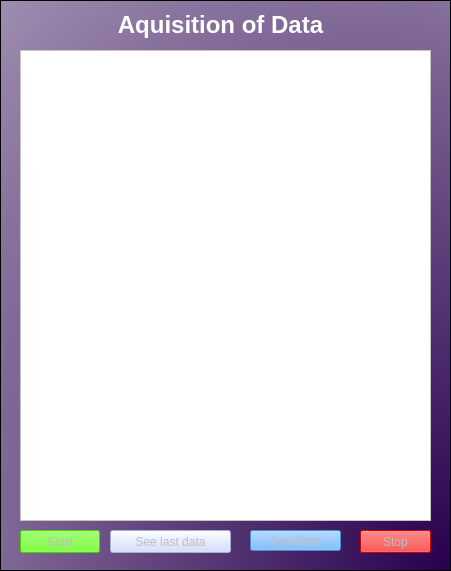
   <widget class="QFrame" name="frame_5">
    <property name="enabled">
     <bool>true</bool>
    </property>
    <property name="geometry">
     <rect>
      <x>760</x>
      <y>30</y>
      <width>451</width>
      <height>571</height>
     </rect>
    </property>
    <property name="styleSheet">
     <string notr="true">background-color: qradialgradient(spread:pad, cx:0.531, cy:0.664773, radius:2, fx:1, fy:1, stop:0 rgba(40, 0, 78, 255), stop:1 rgba(255, 255, 255, 255));</string>
    </property>
    <property name="frameShape">
     <enum>QFrame::StyledPanel</enum>
    </property>
    <property name="frameShadow">
     <enum>QFrame::Raised</enum>
    </property>
    <widget class="QLabel" name="label_5">
     <property name="geometry">
      <rect>
       <x>0</x>
       <y>10</y>
       <width>441</width>
       <height>31</height>
      </rect>
     </property>
     <property name="styleSheet">
      <string notr="true">background-color: rgba(0, 0, 0, 0);</string>
     </property>
     <property name="text">
      <string>&lt;html&gt;&lt;head/&gt;&lt;body&gt;&lt;p align=&quot;center&quot;&gt;&lt;span style=&quot; font-size:18pt; font-weight:600; color:#ffffff;&quot;&gt;Aquisition of Data&lt;/span&gt;&lt;/p&gt;&lt;/body&gt;&lt;/html&gt;</string>
     </property>
    </widget>
    <widget class="QScrollArea" name="scrollArea">
     <property name="geometry">
      <rect>
       <x>20</x>
       <y>50</y>
       <width>411</width>
       <height>471</height>
      </rect>
     </property>
     <property name="sizePolicy">
      <sizepolicy hsizetype="Fixed" vsizetype="Fixed">
       <horstretch>0</horstretch>
       <verstretch>0</verstretch>
      </sizepolicy>
     </property>
     <property name="cursor" stdset="0">
      <cursorShape>IBeamCursor</cursorShape>
     </property>
     <property name="mouseTracking">
      <bool>true</bool>
     </property>
     <property name="acceptDrops">
      <bool>true</bool>
     </property>
     <property name="toolTip">
      <string>&lt;html&gt;&lt;head/&gt;&lt;body&gt;&lt;p align=&quot;center&quot;&gt;&lt;span style=&quot; font-size:12pt;&quot;&gt;Status&lt;/span&gt;&lt;/p&gt;&lt;/body&gt;&lt;/html&gt;</string>
     </property>
     <property name="whatsThis">
      <string>&lt;html&gt;&lt;head/&gt;&lt;body&gt;&lt;p&gt;Estado&lt;/p&gt;&lt;/body&gt;&lt;/html&gt;</string>
     </property>
     <property name="styleSheet">
      <string notr="true">background-color: rgb(255, 255, 255);
font: 11pt &quot;Sans Serif&quot;;</string>
     </property>
     <property name="widgetResizable">
      <bool>true</bool>
     </property>
     <widget class="QWidget" name="scrollAreaWidgetContents">
      <property name="geometry">
       <rect>
        <x>0</x>
        <y>0</y>
        <width>409</width>
        <height>469</height>
       </rect>
      </property>
     </widget>
    </widget>
    <widget class="QPushButton" name="stop">
     <property name="enabled">
      <bool>false</bool>
     </property>
     <property name="geometry">
      <rect>
       <x>360</x>
       <y>530</y>
       <width>71</width>
       <height>23</height>
      </rect>
     </property>
     <property name="toolTip">
      <string>&lt;html&gt;&lt;head/&gt;&lt;body&gt;&lt;p align=&quot;center&quot;&gt;&lt;span style=&quot; font-size:12pt; color:#ffffff;&quot;&gt;Stop aquisition&lt;/span&gt;&lt;/p&gt;&lt;/body&gt;&lt;/html&gt;</string>
     </property>
     <property name="styleSheet">
      <string notr="true">background-color: rgb(255, 0, 0);
font: 11pt &quot;Sans Serif&quot;;</string>
     </property>
     <property name="text">
      <string>Stop</string>
     </property>
    </widget>
    <widget class="QPushButton" name="start">
     <property name="enabled">
      <bool>false</bool>
     </property>
     <property name="geometry">
      <rect>
       <x>20</x>
       <y>530</y>
       <width>80</width>
       <height>23</height>
      </rect>
     </property>
     <property name="toolTip">
      <string>&lt;html&gt;&lt;head/&gt;&lt;body&gt;&lt;p align=&quot;center&quot;&gt;&lt;span style=&quot; font-size:12pt;&quot;&gt;Start aquisition&lt;/span&gt;&lt;/p&gt;&lt;/body&gt;&lt;/html&gt;</string>
     </property>
     <property name="styleSheet">
      <string notr="true">background-color: rgb(85, 255, 0);
font: 11pt &quot;Sans Serif&quot;;</string>
     </property>
     <property name="text">
      <string>Start</string>
     </property>
    </widget>
    <widget class="QPushButton" name="lastdata">
     <property name="enabled">
      <bool>false</bool>
     </property>
     <property name="geometry">
      <rect>
       <x>110</x>
       <y>530</y>
       <width>121</width>
       <height>23</height>
      </rect>
     </property>
     <property name="toolTip">
      <string>&lt;html&gt;&lt;head/&gt;&lt;body&gt;&lt;p align=&quot;center&quot;&gt;&lt;span style=&quot; font-size:12pt;&quot;&gt;See last data&lt;/span&gt;&lt;/p&gt;&lt;/body&gt;&lt;/html&gt;</string>
     </property>
     <property name="styleSheet">
      <string notr="true">font: 11pt &quot;Sans Serif&quot;;
background-color: rgb(200, 212, 255);</string>
     </property>
     <property name="text">
      <string>See last data</string>
     </property>
    </widget>
    <widget class="QPushButton" name="SeeData">
     <property name="enabled">
      <bool>false</bool>
     </property>
     <property name="geometry">
      <rect>
       <x>250</x>
       <y>530</y>
       <width>91</width>
       <height>21</height>
      </rect>
     </property>
     <property name="toolTip">
      <string>&lt;html&gt;&lt;head/&gt;&lt;body&gt;&lt;p align=&quot;center&quot;&gt;&lt;span style=&quot; font-size:12pt;&quot;&gt;See data&lt;/span&gt;&lt;/p&gt;&lt;/body&gt;&lt;/html&gt;</string>
     </property>
     <property name="styleSheet">
      <string notr="true">background-color: rgb(85, 170, 255);
font: 11pt &quot;Sans Serif&quot;;</string>
     </property>
     <property name="text">
      <string>See Data</string>
     </property>
    </widget>
   </widget>
